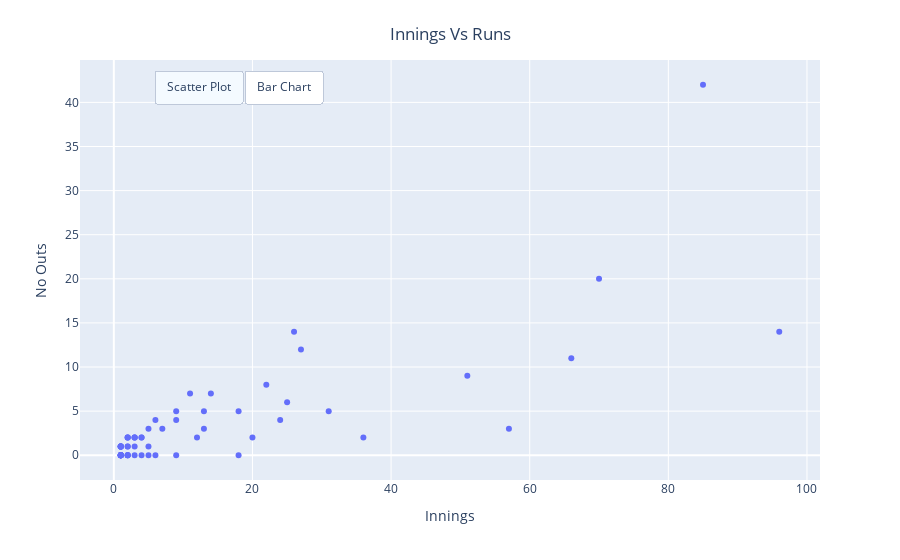

Here is the notebook cell this chart was saved with:
### Code cell
# Filter data 
Crick_india = Crick[Crick['Country'] == 'INDIA']
image_11 = px.scatter(Crick_india, x='Innings', y='No Outs', 
                 hover_data=['Player', 'Average', 'Country'],
                 labels={'Innings': 'Innings', 'Runs': 'Runs'})

image_11.update_layout(title='Innings Vs Runs', title_x=0.5, title_y=0.95)

image_11.update_layout(
    updatemenus=[
        dict(
            type = "buttons",
            direction = "left",
            buttons=list([
                dict(
                    args=["type", "scatter"],
                    label="Scatter Plot",
                    method="restyle"
                ),
                dict(
                    args=["type", "bar"],
                    label="Bar Chart",
                    method="restyle"
                )
            ]),
            pad={"r": 10, "t": 10},
            showactive=True,
            x=0.1,
            xanchor="left",
            y=1,
            yanchor="top"
        ),
    ]
)

image_11.show()

### Figure 1 — Plotly figure (JSON) as saved in the notebook; plotly's stock layout.template omitted (floating-point values rounded to 4 significant figures; data arrays with more than 128 entries replaced by an {"elided": "..."} marker saying what was removed)
{"data": [{"customdata": {"elided": "65x3 mixed values"}, "hovertemplate": "Innings=%{x}<br>No Outs=%{y}<br>Player=%{customdata[0]}<br>Average=%{customdata[1]}<br>Country=%{customdata[2]}<extra></extra>", "legendgroup": "", "marker": {"color": "#636efa", "symbol": "circle"}, "mode": "markers", "name": "", "orientation": "v", "showlegend": false, "type": "scatter", "x": [96, 85, 66, 70, 51, 57, 11, 22, 9, 6, 25, 36, 3, 31, 27, 26, 13, 5, 24, 14, 18, 20, 18, 2, 9, 5, 4, 13, 3, 1, 12, 7, 3, 3, 1, 2, 2, 4, 2, 6, 9, 1, 2, 1, 1, 4, 5, 1, 1, 2, 3, 2, 1, 1, 2, 2, 1, 1, 1, 1, 1, 1, 1, 1, 1], "xaxis": "x", "y": [14, 42, 11, 20, 9, 3, 7, 8, 5, 4, 6, 2, 2, 5, 12, 14, 5, 0, 4, 7, 5, 2, 0, 1, 4, 3, 2, 3, 2, 1, 2, 3, 2, 0, 0, 2, 2, 0, 1, 0, 0, 1, 2, 0, 0, 2, 1, 1, 1, 0, 1, 0, 0, 0, 0, 0, 1, 1, 0, 0, 0, 0, 0, 0, 1], "yaxis": "y"}], "layout": {"legend": {"tracegroupgap": 0}, "margin": {"t": 60}, "title": {"text": "Innings Vs Runs", "x": 0.5, "y": 0.95}, "updatemenus": [{"buttons": [{"args": ["type", "scatter"], "label": "Scatter Plot", "method": "restyle"}, {"args": ["type", "bar"], "label": "Bar Chart", "method": "restyle"}], "direction": "left", "pad": {"r": 10, "t": 10}, "showactive": true, "type": "buttons", "x": 0.1, "xanchor": "left", "y": 1, "yanchor": "top"}], "xaxis": {"anchor": "y", "domain": [0, 1], "title": {"text": "Innings"}}, "yaxis": {"anchor": "x", "domain": [0, 1], "title": {"text": "No Outs"}}}}
